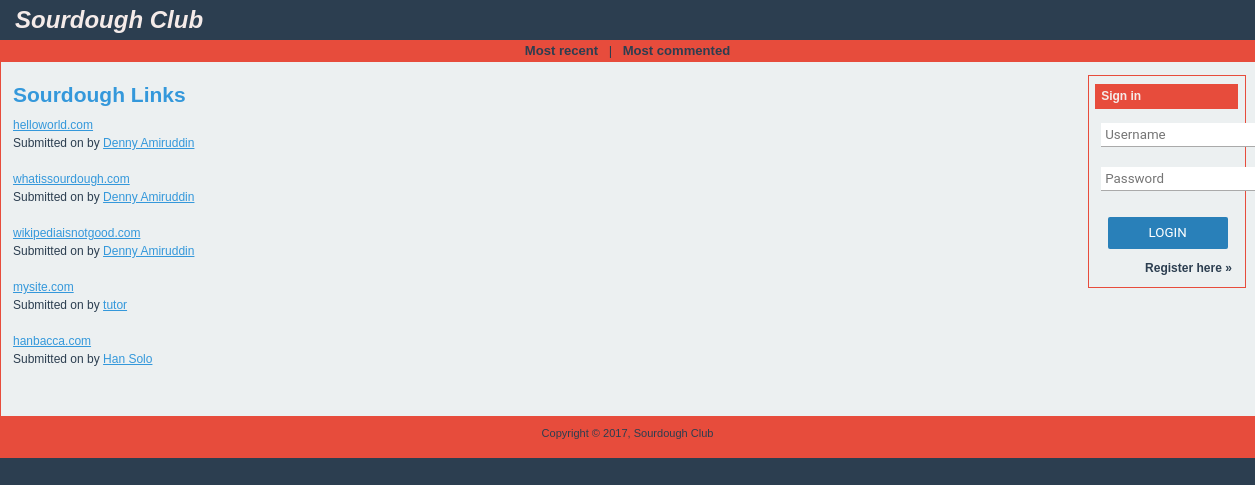
Screenshot of /main.php with the database file from the repository.
### tables this page shows
CREATE TABLE SourdoughLink (
	id INT PRIMARY KEY AUTO_INCREMENT,
	user_id VARCHAR (8),
	datetime TIMESTAMP,
	link_url VARCHAR (100),
	title VARCHAR (60),
	FOREIGN KEY (user_id)
		REFERENCES User(id)
);

CREATE TABLE User (
	id VARCHAR (8) PRIMARY KEY,
	name VARCHAR (50),
	email VARCHAR (50),
	password VARCHAR (255)
);

### utility/retrieve_data.php (the view, shortened to what this page needs)
<?php
function getUserName($id) {
    $servername = "localhost";
    $username = "ITECH3224_30305675";
    $dbpass = "AxBkAJwMYCFj3RaGypHG";
    $dbname = "ITECH3224_30305675";
    $conn = new mysqli($servername, $username, $dbpass, $dbname);
    $sql = "SELECT
    id,
    name
    FROM User
    WHERE id = '$id'" ;
    $result = $conn->query($sql);
    while($row = $result->fetch_assoc()) {
        return $row['name'];
    }
}
function getPost(){
    $servername = "localhost";
    $username = "ITECH3224_30305675";
    $dbpass = "AxBkAJwMYCFj3RaGypHG";
    $dbname = "ITECH3224_30305675";
    $conn = new mysqli($servername, $username, $dbpass, $dbname);
    $sql = "SELECT id, user_id, datetime, link_url, title
    FROM SourdoughLink
    ORDER BY datetime desc";
    $result = $conn->query($sql);
    if ($result->num_rows > 0) {
        $itterate = 0;
        while($row = $result->fetch_assoc()) {
            if ($itterate == 5){
                break;
            }
            else {
                echo "<a href=view.php?link_id=" . $row["id"] . ">". $row["link_url"]. "</a>" . "<br>" .
                "Submitted on " . $row['datetime'] . " by " . "<a href=user.php?user_id=" . $row['user_id'] . ">" . getUserName($row['user_id']) . "</a>" . "<br><br>";
            }
            $itterate++;
        }
    }
    else {
        echo "Wow such an empty :(";
    }
}
?>

### main.php (shortened to what this page needs)
<?php
    include "utility/retrieve_data.php";
?>
<!DOCTYPE html PUBLIC "-//W3C//DTD XHTML 1.0 Strict//EN" "http://www.w3.org/TR/xhtml1/DTD/xhtml1-strict.dtd">
<html xmlns="http://www.w3.org/1999/xhtml" xml:lang="en" lang="en-AU">
<head>
<link rel="stylesheet" href="css/style.css" />
</head>
<body>
<div id="header">
  <h1 class="headerTitle">Sourdough Club</h1>
  <div class="subHeader"><a href="main.php?category=most_recent">Most recent</a> | <a href="main.php?category=most_commented">Most commented</a> </div>
</div>
<div id="side-bar">
  <div class="rightSideBar">
    <p class="sideBarTitle">Sign in</p>
    <div class="sideBarText"><br />
      <form action="" method="post">
          <input type="text" name="id" placeholder="Username">
          <input type="password" name="psw" placeholder="Password"><br>
          <input type="submit" name="submit" value="Login">
      </form>
    </div>
    <a href="signup.php" class="more">Register here &raquo;</a>
  </div>
</div>
<div id="main-copy">
  <h1 id="post" style="border-top: none; padding-top: 0;">Sourdough Links</h1>
  <p>
      <?php
        if(isset($_GET['category'])){
          if($_GET['category'] == "most_recent"){
            echo "<p><u>Categorised by " . str_replace(array('_'), ' ',$_GET['category'] . "</u></p><br>");
            getPost();
          }
          else if($_GET['category'] == "most_commented"){
            echo "<p><u>Categorised by " . str_replace(array('_'), ' ',$_GET['category'] . "</u></p><br>");
            getPostByComment();
          }
        }
        else {
          getPost();
        }
      ?>
  </p>
</div>
<div id="footer">
  <div> Copyright &copy; 2017, Sourdough Club </div>
</div>
</body>
</html>

### css/style.css (style rules this page uses)
body { color: #ECF0F1; background-color: #2C3E50; font-family: verdana, helvetica, arial, sans-serif; font-size: 73%; margin: 0; padding: 0; }
html > body { font-size: 9pt; }
#header { color: inherit; }
.headerTitle { margin: 0; padding: 0.25em 4mm 0.25em 4mm; font-size: 200%; font-style: italic; color: #F5EBE9; background-color: transparent; text-decoration: none; font-weight: bold; }
.subHeader { color: #2C3E50; background-color: #E74C3C; font-size: 109%; text-align: center; margin: 0; padding: 0.5ex 0; }
.subHeader a { color: #2C3E50; text-decoration: none; font-weight: bold; margin: 0; padding: 0 1ex; }
.rightSideBar { color: #2C3E50; width: 13em; margin: 2ex 0.75ex 0 0; padding: 0; float: right; clear: right; border: 1px solid #E74C3C; }
[class~="rightSideBar"] { margin-right: 1.5ex; }
.rightSideBar .sideBarTitle { color: #F5EBE9; background-color: #E74C3C; font-weight: bold; margin: 1.25ex 1ex; padding: 0.9ex 1ex; }
.rightSideBar a { color: #2C3E50; background-color: transparent; text-decoration: underline; font-weight: bold; }
.rightSideBar .sideBarText { line-height: 0.5em; margin: 0; padding: 0 2ex 1em 2ex; }
.rightSideBar .more { text-decoration: none; text-align: right; margin: 0; padding: 0 2ex 1em 2ex; display: block; }
#main-copy { color: #2C3E50; background-color: #ECF0F1; text-align: justify; line-height: 1.5em; padding: 0.5ex 15em 1em 1em; border-left: 1px solid #E74C3C; }
#main-copy h1 { color: #3498DB; background-color: transparent; font-family: arial, verdana, helvetica, sans-serif; font-size: 175%; font-weight: bold; text-align: left; margin: 1em 0 0 0; padding: 1em 0 0 0; border-top: 1px solid #E74C3C; }
#main-copy a { color: #3498DB; background-color: transparent; text-decoration: underline; }
p { margin: 1em 0 1.5em 0; padding: 0; }
#footer { color: #2C3E50; background-color: #E74C3C; font-size: 92%; text-align: center; line-height: 1.25em; margin: 0; padding: 1em 4mm 1em 4mm; clear: both; }
#footer div { margin: 0; padding: 0 0 1ex 0; }
input[type="text"], input[type="password"] { display: block; margin-bottom: 20px; padding: 4px; border: none; border-bottom: 1px solid #AAA; font-family: 'Roboto', sans-serif; transition: 0.2s ease; }
input[type="submit"] { margin-left: 6.5px; width: 120px; height: 32px; background: #2980B9; border: none; border-radius: 2px; color: #FFF; font-family: 'Roboto', sans-serif; text-transform: uppercase; transition: 0.1s ease; cursor: pointer; }

### rows the page displays
sourdoughlink: link_url "helloworld.com", user.name "Denny Amiruddin"
sourdoughlink: link_url "whatissourdough.com", user.name "Denny Amiruddin"
sourdoughlink: link_url "wikipediaisnotgood.com", user.name "Denny Amiruddin"
sourdoughlink: link_url "mysite.com", user.name "tutor"
sourdoughlink: link_url "hanbacca.com", user.name "Han Solo"
